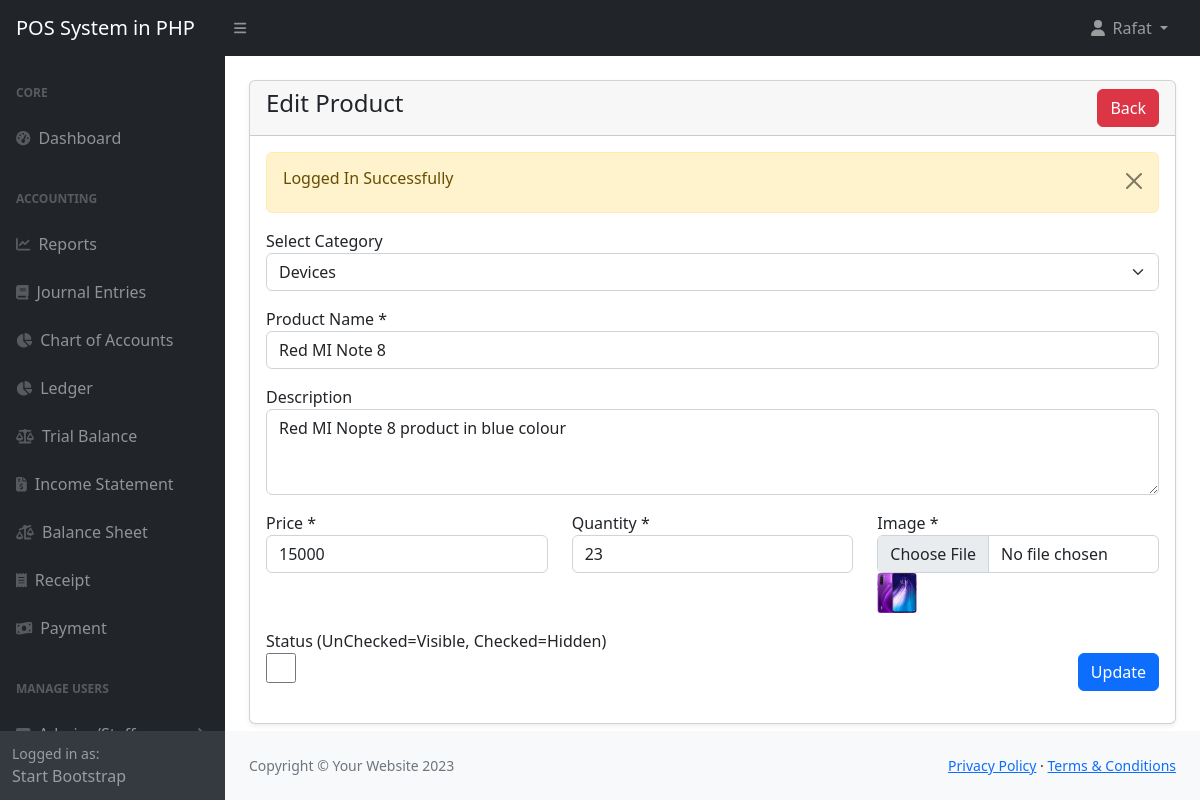
The page /admin/products-edit.php?id=1 (signed in) on the database its author committed.
### tables this page shows
CREATE TABLE `products` (
  `id` int(11) NOT NULL,
  `category_id` int(11) NOT NULL,
  `name` varchar(255) NOT NULL,
  `description` mediumtext NOT NULL,
  `price` int(11) NOT NULL,
  `quantity` int(11) NOT NULL,
  `image` varchar(255) NOT NULL,
  `status` tinyint(1) NOT NULL DEFAULT 0 COMMENT '0=visible,1=hidden',
  `created_at` date NOT NULL DEFAULT current_timestamp(),
  `stockin` int(11) NOT NULL
);

CREATE TABLE `categories` (
  `id` int(11) NOT NULL,
  `name` varchar(255) NOT NULL,
  `description` mediumtext DEFAULT NULL,
  `status` tinyint(1) NOT NULL DEFAULT 0 COMMENT '0=visible,1=hidden'
);

### admin/products-edit.php (the view, shortened to what this page needs)
<?php include('includes/header.php'); ?>
<div class="container-fluid px-4">
    <div class="card mt-4 shadow-sm">
        <div class="card-header">
            <h4 class="mb-0">Edit Product
                <a href="products.php" class="btn btn-danger float-end">Back</a>
            </h4>
        </div>
        <div class="card-body">
            <form action="code.php" method="POST" enctype="multipart/form-data">
                <?php
                    $paramValue = checkParamId('id');
                    $product = getById('products',$paramValue);
                    if($product)
                    {
                        if($product['status'] == 200)
                        {
                        ?>
                        <div class="row">
                            <div class="col-md-12 mb-3">
                                <label>Select Category</label>
                                <select name="category_id" class="form-select">
                                    <?php
                                    $categories = getAll('categories');
                                    if($categories){
                                        if(mysqli_num_rows($categories) > 0){
                                            foreach($categories as $cateItem){
                                                ?>
                                                    <option
                                                        value="<?= $cateItem['id']; ?>"
                                                        <?= $product['data']['category_id'] == $cateItem['id'] ? 'selected':''; ?>
                                                    >
                                                        <?= $cateItem['name']; ?>
                                                    </option>
                                                <?php
                                            }
                                        }else{
                                            echo '<option value="">No Categories found</option>';
                                        }
                                    }else{
                                        echo '<option value="">Something Went Wrong!</option>';
                                    }
                                    ?>
                                </select>
                            </div>
                            <div class="col-md-12 mb-3">
                                <label for="">Product Name *</label>
                                <input type="text" name="name" required value="<?= $product['data']['name']; ?>" class="form-control" />
                            </div>
                            <div class="col-md-12 mb-3">
                                <label for="">Description</label>
                                <textarea name="description" class="form-control" rows="3"><?= $product['data']['description']; ?></textarea>
                            </div>
                            <div class="col-md-4 mb-3">
                                <label for="">Price *</label>
                                <input type="text" name="price" required value="<?= $product['data']['price']; ?>" class="form-control" />
                            </div>
                            <div class="col-md-4 mb-3">
                                <label for="">Quantity *</label>
                                <input type="text" name="quantity" required value="<?= $product['data']['quantity']; ?>" class="form-control" />
                            </div>
                            <div class="col-md-4 mb-3">
                                <label for="">Image *</label>
                                <input type="file" name="image" class="form-control" />
                                <img src="../<?= $product['data']['image']; ?>" style="width:40px;height:40px;" alt="Img" />
                            </div>
                            <div class="col-md-6">
                                <label>Status (UnChecked=Visible, Checked=Hidden)</label>
                                <br/>
                                <input type="checkbox" name="status" <?= $product['data']['status'] == true ? 'checked':''; ?> style="width:30px;height:30px";>
                            </div>
                            <div class="col-md-6 mb-3 text-end">
                                <br/>
                                <button type="submit" name="updateProduct" class="btn btn-primary">Update</button>
                            </div>
                        </div>
                        <?php
                        }
                        else
                        {
                            echo '<h5>'.$product['message'].'</h5>';
                        }
                    }
                    else
                    {
                        echo '<h5>Something Went Wrong</h5>';
                        return false;
                    }
                ?>
            </form>
        </div>
    </div>
</div>
<?php include('includes/footer.php'); ?>

### rows shown on the page
products: category_id "Devices", name "Red MI Note 8", description "Red MI Nopte 8 product in blue colour", price "15000", quantity "23", image (picture)

### other values the page prints
$_SESSION['loggedInUser']['name'] "Rafat"
$_SESSION['status'] "Logged In Successfully"
